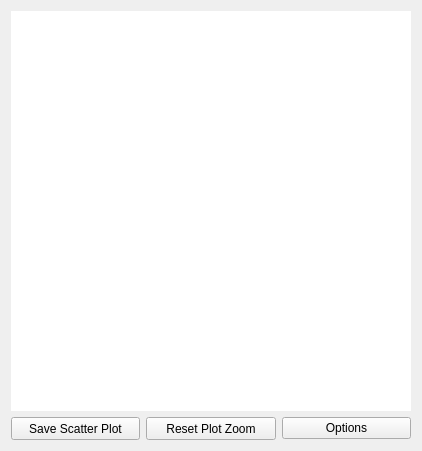
          <widget class="QWidget" name="tab_hwmRegression">
           <attribute name="title">
            <string>Regression</string>
           </attribute>
           <layout class="QVBoxLayout" name="verticalLayout_8">
            <item>
             <widget class="ChartView" name="graphics_hwm" native="true">
              <property name="sizePolicy">
               <sizepolicy hsizetype="Expanding" vsizetype="Expanding">
                <horstretch>0</horstretch>
                <verstretch>0</verstretch>
               </sizepolicy>
              </property>
              <property name="minimumSize">
               <size>
                <width>400</width>
                <height>400</height>
               </size>
              </property>
              <property name="styleSheet">
               <string notr="true">background-color: rgb(255, 255, 255);</string>
              </property>
             </widget>
            </item>
            <item>
             <layout class="QHBoxLayout" name="horizontalLayout_32">
              <item>
               <widget class="QPushButton" name="button_saveHWMScatter">
                <property name="minimumSize">
                 <size>
                  <width>0</width>
                  <height>23</height>
                 </size>
                </property>
                <property name="maximumSize">
                 <size>
                  <width>16777215</width>
                  <height>23</height>
                 </size>
                </property>
                <property name="text">
                 <string>Save Scatter Plot</string>
                </property>
               </widget>
              </item>
              <item>
               <widget class="QPushButton" name="button_hwmResetZoom">
                <property name="minimumSize">
                 <size>
                  <width>0</width>
                  <height>23</height>
                 </size>
                </property>
                <property name="maximumSize">
                 <size>
                  <width>16777215</width>
                  <height>23</height>
                 </size>
                </property>
                <property name="text">
                 <string>Reset Plot Zoom</string>
                </property>
               </widget>
              </item>
              <item>
               <widget class="QPushButton" name="button_hwmOptions">
                <property name="text">
                 <string>Options</string>
                </property>
               </widget>
              </item>
             </layout>
            </item>
           </layout>
          </widget>
